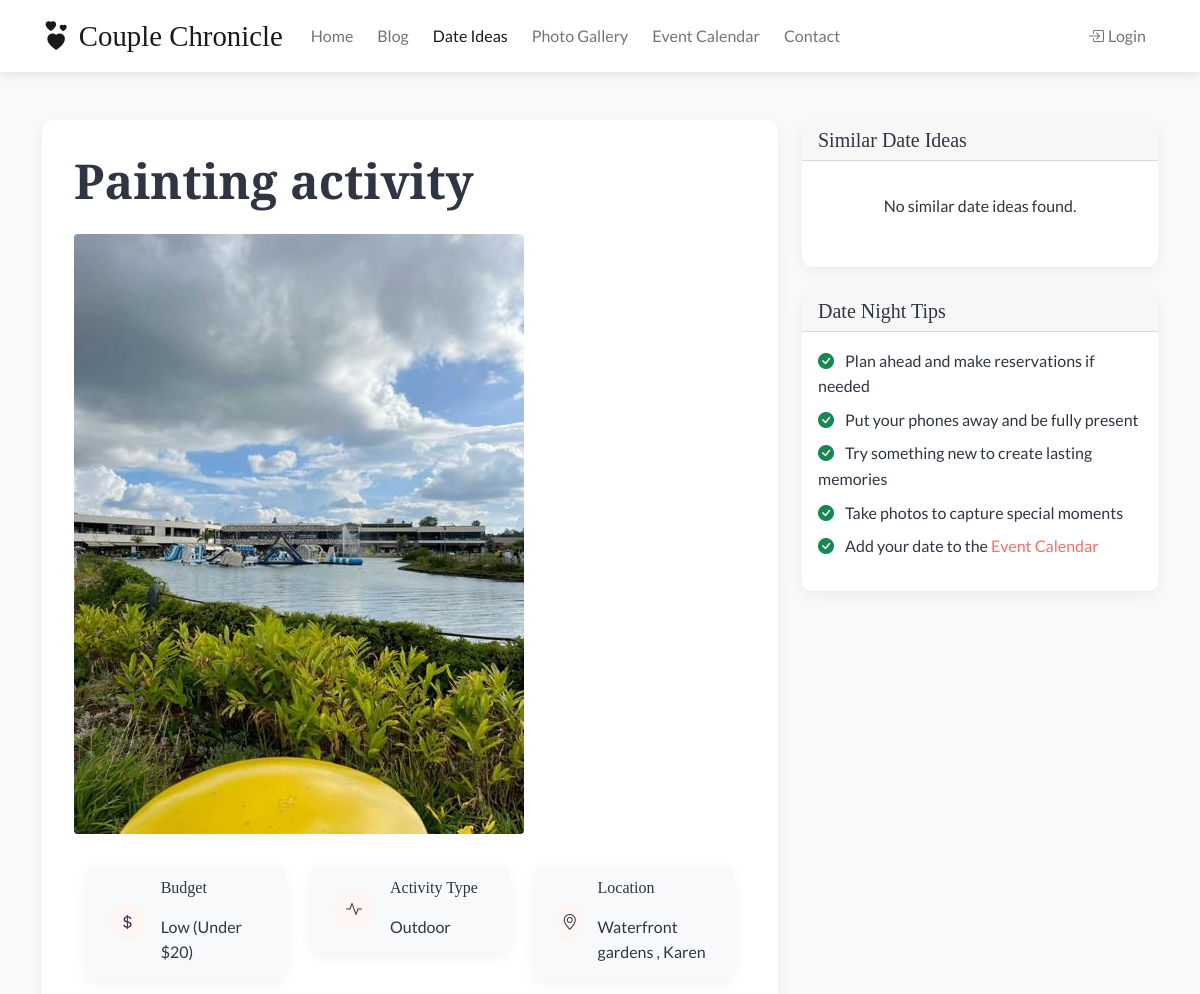
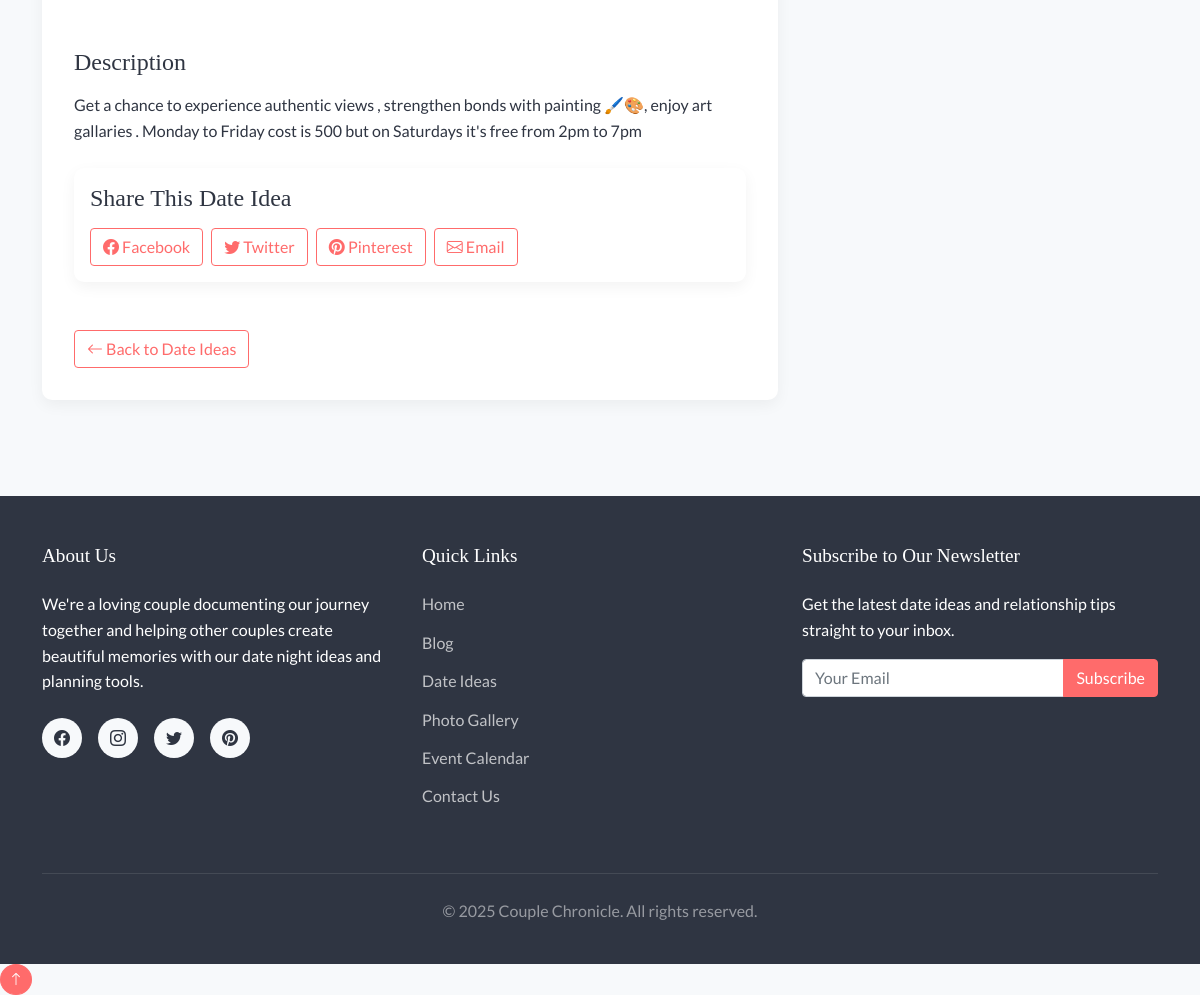
Page /date-planner/1 on the committed database (2 pictures, top to bottom).
### models.py (models this page shows, shortened)
class DateIdea(db.Model):
    id = db.Column(db.Integer, primary_key=True)
    title = db.Column(db.String(120), nullable=False)
    description = db.Column(db.Text, nullable=False)
    location = db.Column(db.String(120))
    budget = db.Column(db.String(50))  # e.g., "Low", "Medium", "High"
    activity_type = db.Column(db.String(50))  # e.g., "Outdoor", "Indoor", "Restaurant", etc.
    image = db.Column(db.String(255))
    created_at = db.Column(db.DateTime, default=datetime.utcnow)
    user_id = db.Column(db.Integer, db.ForeignKey('user.id'), nullable=False)

### routes/date_planner.py (the view)
@date_planner_bp.route('/<int:id>')
def detail(id):
    date_idea = DateIdea.query.get_or_404(id)
    similar_ideas = DateIdea.query.filter(
        (DateIdea.budget == date_idea.budget) | (DateIdea.activity_type == date_idea.activity_type),
        DateIdea.id != date_idea.id
    ).order_by(DateIdea.created_at.desc()).limit(3).all()
    return render_template('date_planner/detail.html', date_idea=date_idea, similar_ideas=similar_ideas)

### app.py (called while the page is built)
@app.context_processor
def inject_now():
    return {'now': datetime.utcnow()}

### templates/date_planner/detail.html (shortened to what this page needs)
{% extends 'base.html' %}
{% block content %}
<section class="container py-5">
    <div class="row">
        <div class="col-lg-8">
            <div class="date-idea-detail">
                <h1 class="display-5 fw-bold mb-4">{{ date_idea.title }}</h1>
                {% if date_idea.image %}
                    <div class="mb-4">
                        <img src="{{ url_for('static', filename=date_idea.image) }}" class="img-fluid rounded date-idea-img" alt="{{ date_idea.title }}">
                    </div>
                {% endif %}
                <div class="feature-list row">
                    <div class="col-md-4 mb-3">
                        <div class="feature-item">
                            <div class="feature-icon">
                                <i class="bi bi-currency-dollar"></i>
                            </div>
                            <div>
                                <h6>Budget</h6>
                                <p class="mb-0">
                                    {% if date_idea.budget == 'low' %}
                                        Low (Under $20)
                                    {% elif date_idea.budget == 'medium' %}
                                        Medium ($20-$50)
                                    {% elif date_idea.budget == 'high' %}
                                        High ($50+)
                                    {% endif %}
                                </p>
                            </div>
                        </div>
                    </div>
                    <div class="col-md-4 mb-3">
                        <div class="feature-item">
                            <div class="feature-icon">
                                <i class="bi bi-activity"></i>
                            </div>
                            <div>
                                <h6>Activity Type</h6>
                                <p class="mb-0">{{ date_idea.activity_type|title }}</p>
                            </div>
                        </div>
                    </div>
                    {% if date_idea.location %}
                        <div class="col-md-4 mb-3">
                            <div class="feature-item">
                                <div class="feature-icon">
                                    <i class="bi bi-geo-alt"></i>
                                </div>
                                <div>
                                    <h6>Location</h6>
                                    <p class="mb-0">{{ date_idea.location }}</p>
                                </div>
                            </div>
                        </div>
                    {% endif %}
                </div>
                <div class="my-4">
                    <h4>Description</h4>
                    <div class="mt-3">
                        {{ date_idea.description|safe|replace('\n', '<br>') }}
                    </div>
                </div>
                <div class="card mt-4">
                    <div class="card-body">
                        <h5 class="card-title">Share This Date Idea</h5>
                        <div class="d-flex gap-2 mt-3">
                            <button class="btn btn-outline-primary share-btn" data-platform="facebook">
                                <i class="bi bi-facebook"></i> Facebook
                            </button>
                            <button class="btn btn-outline-primary share-btn" data-platform="twitter">
                                <i class="bi bi-twitter"></i> Twitter
                            </button>
                            <button class="btn btn-outline-primary share-btn" data-platform="pinterest">
                                <i class="bi bi-pinterest"></i> Pinterest
                            </button>
                            <button class="btn btn-outline-primary share-btn" data-platform="email">
                                <i class="bi bi-envelope"></i> Email
                            </button>
                        </div>
                    </div>
                </div>
                <div class="d-flex justify-content-between mt-5">
                    <a href="{{ url_for('date_planner.index') }}" class="btn btn-outline-primary">
                        <i class="bi bi-arrow-left"></i> Back to Date Ideas
                    </a>
                </div>
            </div>
        </div>
        <div class="col-lg-4">
            <div class="card mb-4">
                <div class="card-header">
                    <h5 class="mb-0">Similar Date Ideas</h5>
                </div>
                <div class="card-body">
                    {% if similar_ideas %}
                        <div class="list-group list-group-flush">
                            {% for idea in similar_ideas %}
                                <a href="{{ url_for('date_planner.detail', id=idea.id) }}" class="list-group-item list-group-item-action d-flex gap-3 py-3">
                                    {% if idea.image %}
                                        <img src="{{ url_for('static', filename=idea.image) }}" class="rounded flex-shrink-0" width="50" height="50" style="object-fit: cover;" alt="{{ idea.title }}">
                                    {% else %}
                                        <div class="rounded flex-shrink-0 bg-light d-flex align-items-center justify-content-center" style="width: 50px; height: 50px;">
                                            <i class="bi bi-heart" style="color: #ccc;"></i>
                                        </div>
                                    {% endif %}
                                    <div class="d-flex w-100 justify-content-between">
                                        <div>
                                            <h6 class="mb-0">{{ idea.title }}</h6>
                                            <p class="mb-0 text-muted small">
                                                {% if idea.budget == 'low' %}
                                                    $ •
                                                {% elif idea.budget == 'medium' %}
                                                    $$ •
                                                {% elif idea.budget == 'high' %}
                                                    $$$ •
                                                {% endif %}
                                                {{ idea.activity_type|title }}
                                            </p>
                                        </div>
                                    </div>
                                </a>
                            {% endfor %}
                        </div>
                    {% else %}
                        <p class="text-center py-3">No similar date ideas found.</p>
                    {% endif %}
                </div>
            </div>
            <div class="card">
                <div class="card-header">
                    <h5 class="mb-0">Date Night Tips</h5>
                </div>
                <div class="card-body">
                    <ul class="list-unstyled">
                        <li class="mb-2">
                            <i class="bi bi-check-circle-fill text-success me-2"></i>
                            Plan ahead and make reservations if needed
                        </li>
                        <li class="mb-2">
                            <i class="bi bi-check-circle-fill text-success me-2"></i>
                            Put your phones away and be fully present
                        </li>
                        <li class="mb-2">
                            <i class="bi bi-check-circle-fill text-success me-2"></i>
                            Try something new to create lasting memories
                        </li>
                        <li class="mb-2">
                            <i class="bi bi-check-circle-fill text-success me-2"></i>
                            Take photos to capture special moments
                        </li>
                        <li>
                            <i class="bi bi-check-circle-fill text-success me-2"></i>
                            Add your date to the <a href="{{ url_for('calendar.index') }}">Event Calendar</a>
                        </li>
                    </ul>
                </div>
            </div>
        </div>
    </div>
</section>
{% endblock %}

### static/css/style.css (style rules this page uses)
:root { --primary-color: #FF6B6B; --secondary-color: #4ECDC4; --accent-color: #FFD166; --light-color: #F7F9FB; --dark-color: #2F3542; --gray-color: #747D8C; --soft-pink: #FDA7DF; --lavender: #D6A2E8; --font-heading: 'Playfair Display', serif; --font-body: 'Lato', sans-serif; }
body { font-family: var(--font-body); color: var(--dark-color); background-color: var(--light-color); line-height: 1.6; }
h1, h2, h3, h4, h5, h6 { font-family: var(--font-heading); margin-bottom: 1rem; color: var(--dark-color); }
a { color: var(--primary-color); text-decoration: none; transition: all 0.3s ease; }
.btn-outline-primary { color: var(--primary-color); border-color: var(--primary-color); }
.card { border-radius: 10px; overflow: hidden; transition: transform 0.3s ease, box-shadow 0.3s ease; margin-bottom: 2rem; border: none; box-shadow: 0 5px 15px rgba(0, 0, 0, 0.05); }
.card-title { font-family: var(--font-heading); font-size: 1.5rem; }

### static/css/custom.css (style rules this page uses)
.feature-item { padding: 1.5rem; margin-bottom: 2rem; background-color: white; border-radius: 10px; box-shadow: 0 5px 15px rgba(0, 0, 0, 0.05); transition: transform 0.3s ease; }
.feature-icon { width: 60px; height: 60px; background-color: #fef5f5; display: flex; align-items: center; justify-content: center; border-radius: 50%; margin-bottom: 1.2rem; }
.date-idea-detail { background-color: white; padding: 2rem; border-radius: 10px; box-shadow: 0 5px 15px rgba(0, 0, 0, 0.05); margin-bottom: 3rem; }
.date-idea-detail .feature-list { margin: 2rem 0; }
.date-idea-detail .feature-item { display: flex; align-items: center; padding: 0.8rem 1.5rem; margin-bottom: 1rem; background-color: #f8f9fa; border-radius: 8px; }
.date-idea-detail .feature-icon { width: 40px; height: 40px; margin-bottom: 0; margin-right: 1rem; }

### rows in the picture
DateIdea: title "Painting activity", image (picture), activity_type "Outdoor", location "Waterfront gardens , Karen", description "Get a chance to experience authentic views , strengthen bonds with painting 🖌️🎨, enjoy art gallaries . Monday to Friday cost is 500 but on Saturdays it's free from 2pm to 7pm"
